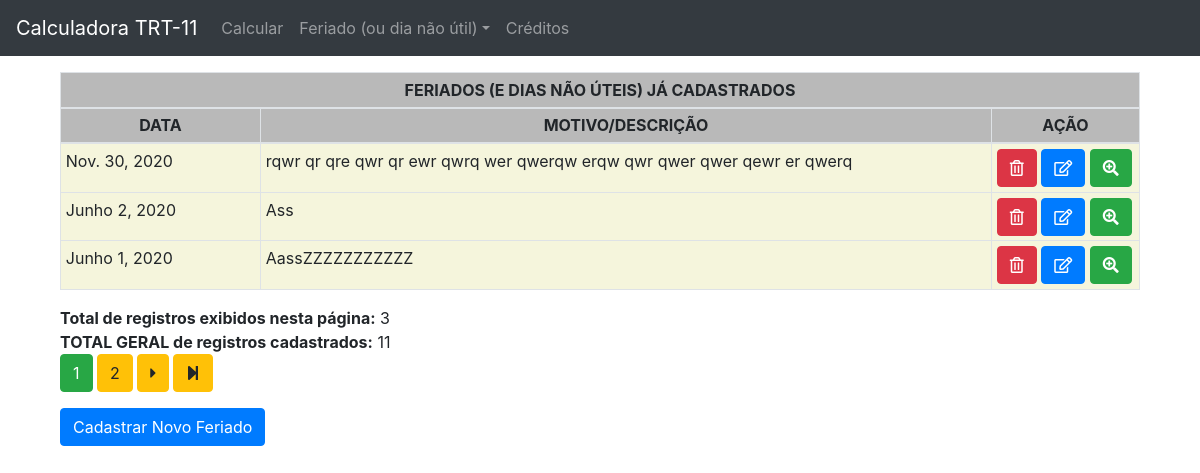
Before: /read/ with the older database file.
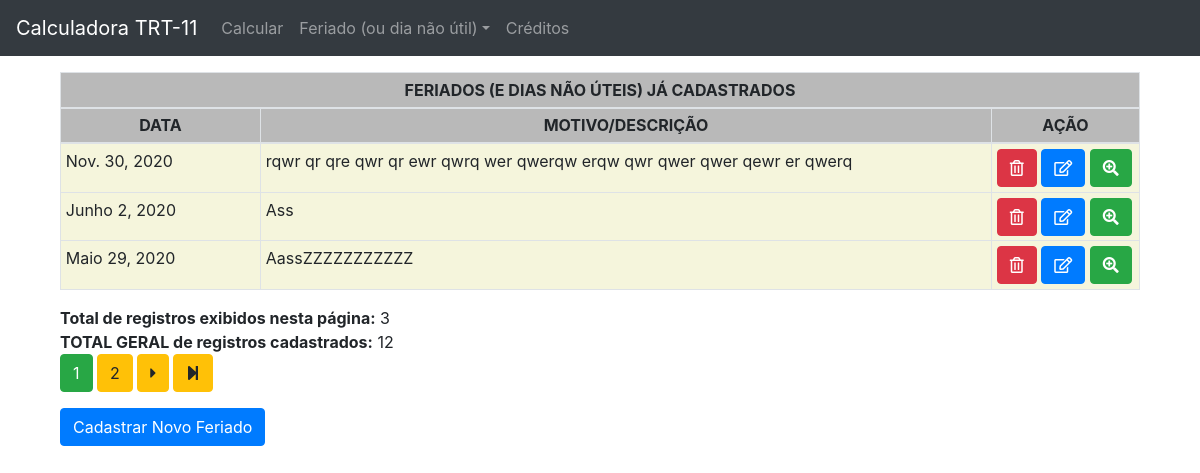
After: the same page with the newer database file.
### feriado/models.py (models this page shows, shortened)
class Feriado(models.Model):
    data_feriado = models.DateField(validators=[validate_weekend],unique=True,verbose_name='DATA',help_text='Selecione um feriado ou dia não útil no formato: <em>AAAA-MM-DD</em>. ')
    descricao = models.TextField(verbose_name='DESCRIÇÃO/MOTIVO')
    data_hora_cadastro = models.DateTimeField(auto_now_add=True)
    data_hora_alteracao = models.DateTimeField(auto_now=True,editable=False)

### feriado/views.py (the view)
# urls.py: path('read/', FeriadoList.as_view(), name='feriado_read'),
class FeriadoList(ListView):
    model = Feriado
    ordering = ['-data_feriado']  #mostrar da data mais recente para a mais antiga
    paginate_by = 3 # para o celular melhor 3 registros por página
    def get_context_data(self, **kwargs):
        context = super().get_context_data(**kwargs)
        context["total_registros"] = Feriado.objects.count()
        return context

### feriado/templates/feriado/feriado_list.html (shortened to what this page needs)
{% extends 'feriado/base.html' %}
{% block conteudo %}
    <div>
      <br>
      <br>
      <br>
      <table class="table table-hover table-bordered table-sm table-responsive-sm">
        <thead class="text-center" style="background-color: rgb(185, 185, 185);">
          <tr>
            <th colspan="4">FERIADO{{ object_list|pluralize:'S' }} (E DIAS NÃO ÚTEIS) JÁ CADASTRADOS</th>
          </tr>
          <tr>
            <th width='200'>DATA</th>
            <th>MOTIVO/DESCRIÇÃO</th>
            <th width='148'>AÇÃO</th>
          </tr>
        </thead>
        <tbody style="background-color:beige;">
          {% for feriado in object_list %}
          <tr>
            <td>{{ feriado.data_feriado }}</td>
            <td>{{ feriado.descricao }}</td>
            <td>
              <a href="{% url 'feriado:feriado_delete' feriado.id %}" class="btn btn-danger"><i
                  class="far fa-trash-alt" title="Excluir"></i></a>
              <a href="{% url 'feriado:feriado_update' feriado.id %}" class="btn btn-primary"><i
                  class="far fa-edit"  title="Alterar"></i> </a>
              <a href="{% url 'feriado:feriado_detail' feriado.id %}" class="btn btn-success"><i
                  class="fas fa-search-plus" title="Ver"></i> </a>
            </td>
          </tr>
          {% endfor %}
        </tbody>
      </table>
      <strong>Total de registros exibidos nesta página:</strong>&nbsp;{{ feriado_list.count }}
      <br>
      <strong>TOTAL GERAL de registros cadastrados:</strong>&nbsp;{{ total_registros }}
      {% include "feriado/paginacao.html" %}
      <a href="{% url 'feriado:feriado_create' %}" class="btn btn-primary">Cadastrar Novo Feriado</a>
    </div>
{% endblock %}

Changed rows visible on the page:
changed Feriado "AassZZZZZZZZZZZ": data_feriado "Junho 1, 2020" → "Maio 29, 2020"
Other visible differences:
{{ total_registros }}: "11" → "12"
